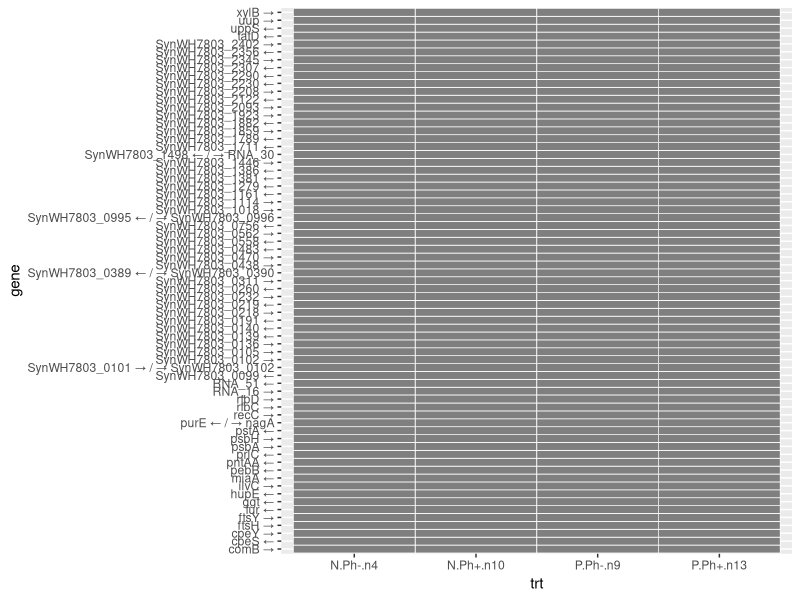

Source code (R):
## ---- chunk 1
rm(list=ls())
library(tidyverse, quietly = TRUE)
library(cowplot, quietly = TRUE)
library(viridis)
## ---- chunk 2
# table of strains and their source (time, treatment)
strains <- read_csv("../data/strains.csv")
# remove ansector
strains <- filter(strains,strain_ID!="WH7803")
strains
## ---- chunk 3
# Import data file
breseq <- read_csv("breseq_allcompare.csv")

# correct column names
colnames (breseq)<- gsub(".g","",colnames (breseq))

#correct values
breseq%>%
  gsub("\\?", "0",.)

## ---- chunk 4


# # crop out the annotation data
# breseq.annot  <-  
#   breseq%>%
#     select(position,mutation,annotation,gene,description)


#summarize mutations by gene
mXg <- 
  breseq%>%
    select(-position,-mutation,-annotation)%>%
    group_by(gene, description)%>%
    summarize_if(is.numeric, sum, na.rm = TRUE)
   
write_csv(mXg, "mxg.csv")
knitr::kable(mXg)

## ---- chunk 5
# test for compatability between strain and mutation tables

# strain names from mutation data
breseq.strains <- 
  breseq%>%
  select_if(is.numeric)%>%
  select(-position)%>%
  colnames()

# sum(!(breseq.strains %in% strains$strain_ID)) #0
# sum(!(strains$strain_ID %in% breseq.strains)) #0
# # the lists match!
trtXg <- 
#transpose the table 
mXg %>%
  select(-description)%>%
  pivot_longer( cols = c(2:ncol(.)),names_to = "strain_ID", values_to = "mutations")%>%
  pivot_wider(id_cols = strain_ID, names_from = "gene", values_from = "mutations")%>%
  # add the meta data
  left_join(select(strains,trt, lim, strain_ID), . )%>%
  #summarize treatments
  group_by(trt, lim)%>%
  mutate(n.strains=n())%>%
  group_by(trt, lim,n.strains)%>%
  summarize_if(is_double, sum, na.rm = TRUE)%>%
  # transpose back
  mutate(meta=paste0(lim,".",trt,".","n", n.strains))%>%
  ungroup()%>%
  select(-trt, -lim, -n.strains)%>%
  pivot_longer( cols = c(1:(ncol(.)-1)),names_to = "gene", values_to = "mutations")%>%
  pivot_wider(id_cols = gene, names_from = "meta", values_from = "mutations")

trtXg
## ---- chunk 6
#To normalize mutations I want number of strains
n.strains <- 
  mXg %>%
    select(-description)%>%
    pivot_longer( cols = c(2:ncol(.)),names_to = "strain_ID", values_to = "mutations")%>%
    pivot_wider(id_cols = strain_ID, names_from = "gene", values_from = "mutations")%>%
    # add the meta data
    left_join(select(strains,trt, lim, strain_ID), . )%>%
    #summarize treatments
    group_by(trt, lim)%>%
    mutate(n=n())%>%
    select(trt,lim,n)%>%
    group_by(trt, lim,n)%>%
    summarise()

#normalize
trtXg%>%
  select(-gene)%>%
  sweep(., 2,FUN="/",STATS=n.strains$n)%>%
  #add gene names back
  mutate(gene=trtXg$gene)%>%
  #prepare for plotting
  pivot_longer(cols = colnames(trtXg)[-1], names_to = "trt", values_to = "norm.mut")%>%
  ggplot(aes(x=trt, y=gene,fill=log10(norm.mut)))+
  geom_tile(colour="white",size=0.25)+
  scale_fill_viridis()->p

ggsave("heatmap.pdf",p, height = 10)

p  


